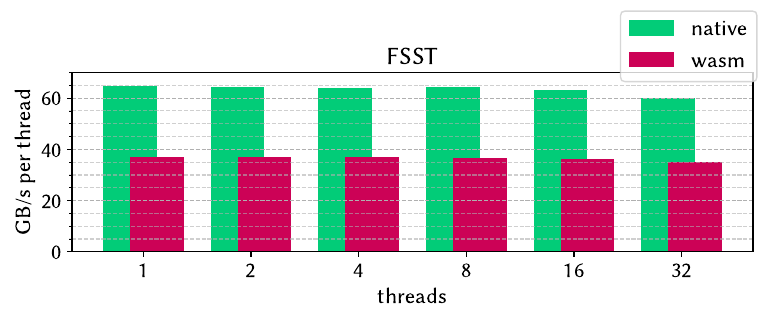

Python code for this plot:
import csv
import matplotlib.pyplot as plt
import numpy as np

def non_nan(x):
    return x[~np.isnan(x)]


PX_PER_IN = 250
COL_IGNITION_PRIMARY = '#CC0256'
COL_IGNITION_SECONDARY = '#66012B'
COL_NATIVE_PRIMARY = '#02CC78'
COL_NATIVE_SECONDARY = '#01663C'
QUARTILES = [0, 0.25, 0.5, 0.75, 1]
TAXPAYER_OUT_SIZE = 100
TO_MS = 1000000
TO_S = 1000000000
TAXPAYER_DIR = 'decoders/Taxpayer'
COMMON_GOVERNMENT_DIR = 'decoders/CommonGovernmentScaling'
THREADS = [1, 2, 4, 8, 16, 32]

LEGEND_FONT_SIZE = 16
TITLES_FONT_SIZE = 18
LABELS_FONT_SIZE = 16
ANNOTATIONS_FONT_SIZE = 16

plt.rcParams["font.family"] = "Libertinus Sans"
plt.rcParams["xtick.labelsize"] = LABELS_FONT_SIZE
plt.rcParams["ytick.labelsize"] = LABELS_FONT_SIZE
plt.rcParams["axes.labelsize"] = LABELS_FONT_SIZE
plt.rcParams["axes.titlesize"] = TITLES_FONT_SIZE
plt.rcParams["legend.fontsize"] = LEGEND_FONT_SIZE

wasm_data = [np.genfromtxt(f'{TAXPAYER_DIR}/wasm_taxpayer_fsst_Taxpayer_1.fsst_SELF-CONTAINED_t{t}_b30000_ufalse.csv', delimiter=',', skip_header=1) for t in THREADS]
native_data = [np.genfromtxt(f'{TAXPAYER_DIR}/native_taxpayer_fsst_Taxpayer_1.fsst_SELF-CONTAINED_t{t}_b30000_ufalse.csv', delimiter=',', skip_header=1) for t in THREADS]
wasm_totals = [(n[0:,0] + n[0:,1]) for n in wasm_data]
native_totals = [(n[0:,0] + n[0:,1]) for n in native_data]
wasm_means = [np.mean(n) / TO_MS for n in wasm_totals]
native_means = [np.mean(n) / TO_MS for n in native_totals]
SIZE = 247063866 / 1_000

figure, ax1 = plt.subplots()

width = 0.5
x = np.arange(len(wasm_means))  # the label locations

rects_native = ax1.bar(x, [(SIZE / m) / t for (t, m) in zip(THREADS, native_means)], width, width, color=COL_NATIVE_PRIMARY)
#axes.bar_label(rects_native, padding=2, fmt="%.2f")
rects_wasm = ax1.bar(x + width / 2, [(SIZE / m) / t for (t, m) in zip(THREADS, wasm_means)], width, color=COL_IGNITION_PRIMARY)
#axes.bar_label(rects_wasm, padding=2, fmt="%.2f")

ax1.set_ylabel('GB/s per thread')
ax1.set_title('FSST')
ax1.set_xticks(x + width/4)
ax1.set_xticklabels(THREADS)
ax1.set_xlabel('threads')
ax1.set_yticks(np.arange(0,75,5), minor=True)

#native_t1 = native_means[0]
wasm_t1 = wasm_means[0]

#native_ideal = [native_t1 / t for t in THREADS]
wasm_ideal = [wasm_t1 / t for t in THREADS]

#line_native, = ax1.plot(x, native_ideal, linewidth=2, color=COL_NATIVE_SECONDARY, linestyle='--', marker=1)
#line_wasm, = ax1.plot(x + width, wasm_ideal, linewidth=2, color=COL_IGNITION_SECONDARY, linestyle='--', marker=1)

ax1.set_ylim(ymin=0)
#ax1.legend([rects_native, rects_wasm, line_native, line_wasm], ['native', 'wasm', 'ideal (native)', 'ideal (wasm)'], title='Impl')

ax1.grid(linestyle='--', axis='y', which='both')
ax1.grid(which='minor', alpha=0.6)

def shrink(ax):
    box = ax.get_position()
    ax.set_position([box.x0, box.y0, box.width, box.height * 0.85])

figure.legend([rects_native, rects_wasm], ['native', 'wasm'], fontsize=LEGEND_FONT_SIZE)
figure.set_size_inches(1920 / PX_PER_IN, (1080 * 3 / 4) / PX_PER_IN)
figure.tight_layout()
shrink(ax1)
figure.savefig("scaling.pdf")
